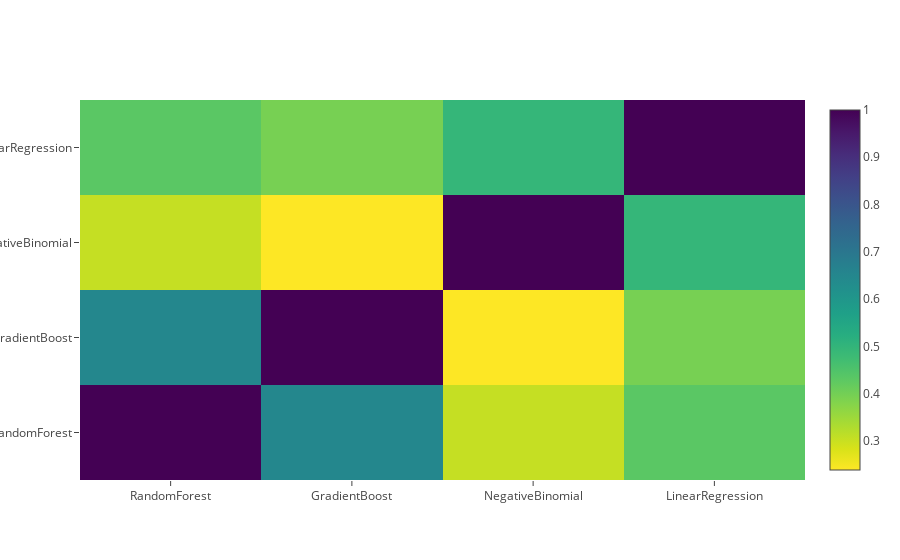

The notebook cell saved with this chart:
### Code cell
data = [ go.Heatmap( z = base_predictions_train_iq.astype( float ).corr().values,
                     x = base_predictions_train_iq.columns.values,
                     y = base_predictions_train_iq.columns.values,
                     colorscale = 'Viridis',
                     showscale = True,
                     reversescale = True )]
py.iplot( data, filename = 'labelled-heatmap' )

### Figure 1 — Plotly figure (JSON) as saved in the notebook; plotly's stock layout.template omitted (floating-point values rounded to 4 significant figures)
{"data": [{"colorscale": "Viridis", "reversescale": true, "showscale": true, "type": "heatmap", "uid": "d88708d7-8841-474d-a640-ae9cbd07dc4b", "x": ["RandomForest", "GradientBoost", "NegativeBinomial", "LinearRegression"], "y": ["RandomForest", "GradientBoost", "NegativeBinomial", "LinearRegression"], "z": [[1, 0.6496, 0.3048, 0.4333], [0.6496, 1, 0.2385, 0.3952], [0.3048, 0.2385, 1, 0.4951], [0.4333, 0.3952, 0.4951, 1]]}], "layout": {}}
